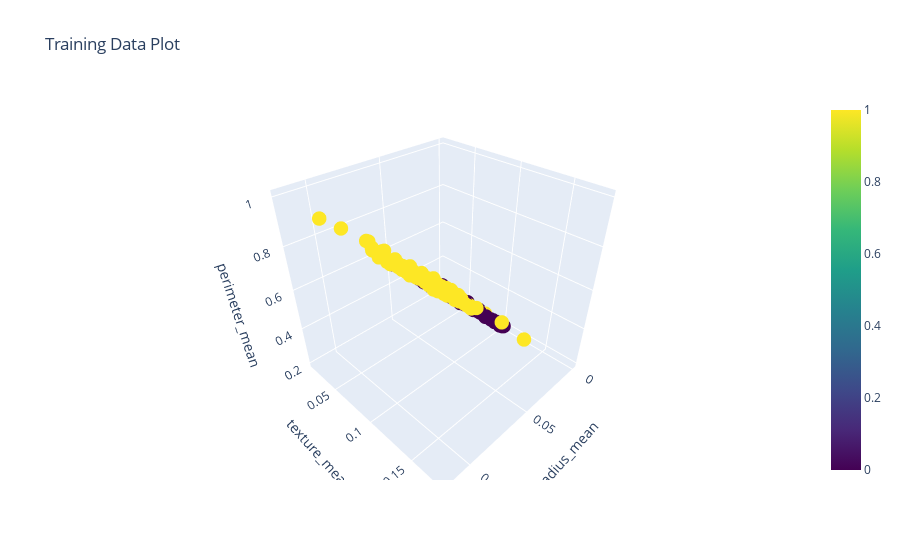

Notebook cell for this chart:
### Code cell
fig = go.Figure()

# Add scatter trace for actual points with labels
fig.add_trace(go.Scatter3d(
    x=x_train[selected_features[0]],
    y=x_train[selected_features[1]],
    z=x_train[selected_features[2]],
    mode='markers',
    marker=dict(size=5, color=y_train, colorscale='Viridis', showscale=True),
    text=y_train,  # Hover text to show labels
    hoverinfo="text",
    name='Actual'
))

# Update layout with axis labels and title
fig.update_layout(
    title='Training Data Plot',
    scene=dict(
        xaxis_title=selected_features[0],
        yaxis_title=selected_features[1],
        zaxis_title=selected_features[2]
    )
)

fig.show()

### Figure 1 — Plotly figure (JSON) as saved in the notebook; plotly's stock layout.template omitted (floating-point values rounded to 4 significant figures; data arrays with more than 128 entries replaced by an {"elided": "..."} marker saying what was removed)
{"data": [{"hoverinfo": "text", "marker": {"color": {"elided": "398 int values"}, "colorscale": [[0, "#440154"], [0.1111, "#482878"], [0.2222, "#3e4989"], [0.3333, "#31688e"], [0.4444, "#26828e"], [0.5556, "#1f9e89"], [0.6667, "#35b779"], [0.7778, "#6ece58"], [0.8889, "#b5de2b"], [1, "#fde725"]], "showscale": true, "size": 5}, "mode": "markers", "name": "Actual", "text": {"elided": "398 float values"}, "type": "scatter3d", "x": {"elided": "398 float values"}, "y": {"elided": "398 float values"}, "z": {"elided": "398 float values"}}], "layout": {"scene": {"xaxis": {"title": {"text": "radius_mean"}}, "yaxis": {"title": {"text": "texture_mean"}}, "zaxis": {"title": {"text": "perimeter_mean"}}}, "title": {"text": "Training Data Plot"}}}
